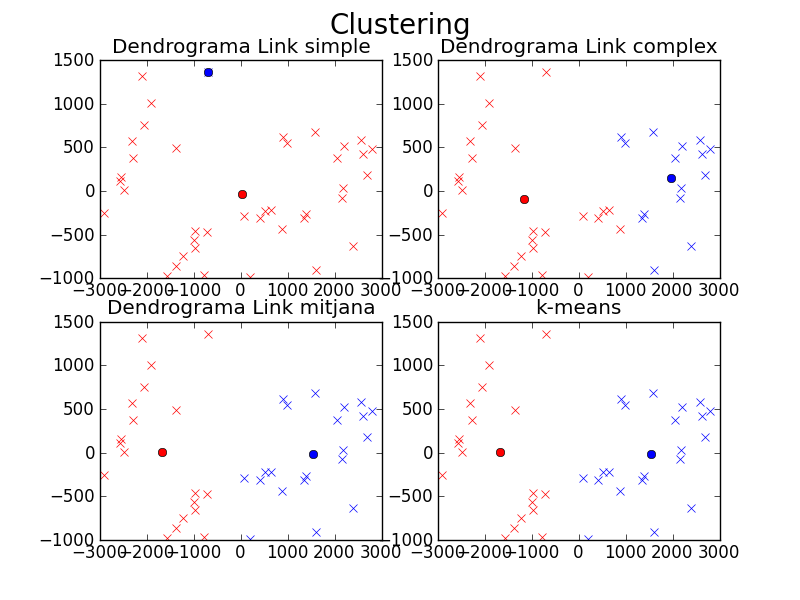

The script that drew this image:
from PIL import Image
from PIL import ImageOps
from iaa import clustering as UOC_C
from iaa import euclidean as UOC_E
import matplotlib.pyplot as P
import numpy as np
import os
from random import randrange
from types import *


def get_imList():
    # obtenir el cami fins a les imatges
    path = os.getcwd()
    dirList = os.listdir(path + '/cares_practica')
    # construir una llista amb el cami complet als fitxers amb extensio jpg
    imList = []
    for fname in dirList:
        file_name, file_ext = fname.split('.')
        if file_ext == 'jpg':
            imList.append(path + '/cares_practica/' + file_name + '.' + file_ext)
    return imList

def get_imgSize(fitxer):
    # obrir la primera imatge i obtenir la grandaria en pixels
    z = Image.open(fitxer)
    # convertir la imatge a escala de grisos
    ImageOps.grayscale(z)
    im = np.array(z)
    return im.shape[0:2]

def get_cetroides(indexs, M):
    data = np.zeros((1, M.shape[1]))
    for i in range(len(indexs)):
        data += M[indexs[i]]
    return data[0] / len(indexs)

def get_cardinalitat(diccionari):
    resultat = []
    for key in diccionari.iterkeys():
        resultat.append(len(diccionari[key]))
    return resultat

def kmeans(k, maxit, entrenament, numelem):
    # taula amb la informacio d'entrenament per als centroides
    conj = list(map(lambda x: [float(v) for c, v in entrenament[x[1]].items() if c <= numelem], enumerate(entrenament)))
    # generar 4 centres inicials de forma aleatoria amb les dades del vector d'entrenament
    centr = [conj[randrange(len(conj))] for i in range(k)]
    for i in range(k):
        for j in range(k):
            if j != i:
                while centr[i] == centr[j]:
                    centr[i] = conj[randrange(len(conj))]
    # Repetir la cerca k centres tenint en compte la proximitat als centres
    anteriors = None
    # per a cada punt d'entrenamanet determinar a quin grup esta mes aprop
    distancies  = list(map(lambda x: map(lambda y: UOC_E.dist_euclidiana_iguals(conj[x], centr[y]), range(len(centr))), range(len(conj))))
    # pertinensa, llista amb les pertinenses dels elements d'entrenament als grups
    pertinensa = list(map(lambda x: distancies[x].index(min(distancies[x])), range(len(distancies))))
    for it in range(maxit):
        # Recalcular els nous centroides dels k grups, que estaran en el centre geometric del conjunt de punts del grup.
        for i in range(k):
            # conj_grup conjunt amb els indexs dels elements d'entrenament que formen part d'un grup
            conj_grup = filter(lambda x: pertinensa[x] == i, range(len(pertinensa)))
            if type(conj_grup) is BooleanType:
                centr[i] = conj[randrange(len(conj))]
                print "fix 1: volta", it
            else:
                if len(conj_grup) == 0:
                    centr[i] = conj[randrange(len(conj))]
                    print "fix 2: volta", it
                else:
                    # calcular la mitja aritmetica de cada variable
                    aux = np.zeros([numelem], float)
                    for j in range(len(conj_grup)):
                        for p in range(numelem):
                            aux[p] = aux[p] + conj[conj_grup[j]][p]
                    aux = aux * (1.0 / float(len(conj_grup)))
                    # el centre de cada grup es el nou centre geometric
                    centr[i] = aux
        # per a cada punt d'entrenamanet determinar a quin grup esta mes aprop
        distancies  = list(map(lambda x: map(lambda y: UOC_E.dist_euclidiana_iguals(conj[x], centr[y]), range(len(centr))), range(len(conj))))
        # pertinensa, llista amb les pertinenses dels elements d'entrenament als grups
        pertinensa = list(map(lambda x: distancies[x].index(min(distancies[x])), range(len(distancies))))
        # Aturar en cas que no hi hagin canvis en la pertinensa
        if pertinensa == anteriors: break
        anteriors = pertinensa
    return centr, pertinensa


print "Activitat 2"
print ""

# llista amb les imatges
imList = get_imList()
NIM = len(imList)

# dimensio de les imatges, primera imatge
m, n = get_imgSize(imList[0])
NPIX = m * n

# crear una matriu de grandaria NIM x NPIX:
A = np.array([np.array(ImageOps.grayscale(Image.open(imList[i]))).flatten() for i in range(NIM)], 'f')

#######################
# PCA
#######################

# centrar les dades restant la mitjana
im_mitjana = A.mean(axis=0)
for i in range(NIM):
    A[i] -= im_mitjana
im_mitjana = im_mitjana.reshape(m, n)

# calcular PCA a partir de la descomposicio SVD de A
U, S, Vt = np.linalg.svd(A) # Vt.T = VEPS ordenats
SS = S * S.T # SS = VAPS ordenats

# Projeccio M-dimensional amb M=2 (matriu de resultats)
R_M2 = np.dot(A, Vt.T[:,:2])

#######################
# clustering
#######################
num_grups = 2
diccio_R_M2 = {}
for observacio in range(R_M2.shape[0]):
    diccio_R_M2[observacio] = {}
    for component in range(R_M2.shape[1]):
        diccio_R_M2[observacio][component] = R_M2[observacio][component]

#######################
# Enllac simple
#######################
grup_L1 = UOC_C.agrupamentAglomeratiu(diccio_R_M2, num_grups, UOC_C.enllacSimple, dist=UOC_E.dist_euclidiana_diferents)
print "Enllac simple:"
print "> Num. elements x grup:", get_cardinalitat(grup_L1)
for key in grup_L1.iterkeys():
    print "> Grup:",key
    for idx_fitxer in grup_L1[key]:
        print imList[idx_fitxer]
# centroides
centroides_L1 = []
for key in grup_L1.iterkeys():
    centroides_L1.append(list(get_cetroides(grup_L1[key], R_M2)))
print "> Centroide G1: ", centroides_L1[0]
print "> Centroide G2: ", centroides_L1[1]
print ""

#######################
# Enllac complex
#######################
grup_L2 = UOC_C.agrupamentAglomeratiu(diccio_R_M2, num_grups, UOC_C.enllacComplet, dist=UOC_E.dist_euclidiana_diferents)
print "Enllac complex:"
print "> Num. elements x grup:", get_cardinalitat(grup_L2)
for key in grup_L2.iterkeys():
    print "> Grup:",key
    for idx_fitxer in grup_L2[key]:
        print imList[idx_fitxer]
# centroides
centroides_L2 = []
for key in grup_L2.iterkeys():
    centroides_L2.append(list(get_cetroides(grup_L2[key], R_M2)))
print "> Centroide G1: ", centroides_L2[0]
print "> Centroide G2: ", centroides_L2[1]
print ""

#######################
# Enllac mitjana
#######################
grup_L3 = UOC_C.agrupamentAglomeratiu(diccio_R_M2, num_grups, UOC_C.enllacMitja, dist=UOC_E.dist_euclidiana_diferents)
print "Enllac mitjana:"
print "> Num. elements x grup:", get_cardinalitat(grup_L3)
for key in grup_L3.iterkeys():
    print "> Grup:",key
    for idx_fitxer in grup_L3[key]:
        print imList[idx_fitxer]
# centroides
centroides_L3 = []
for key in grup_L3.iterkeys():
    centroides_L3.append(list(get_cetroides(grup_L3[key], R_M2)))
print "> Centroide G1: ", centroides_L3[0]
print "> Centroide G2: ", centroides_L3[1]
print ""

#######################
# k-means
#######################
k = num_grups
maxit = 10
centroides_L4, grup_L4 = kmeans(k, maxit, diccio_R_M2, 2)
grup_L4 = list(grup_L4)
centroides_L4 = list(centroides_L4)
print "k-means:"
grup_L4_dict={}
grup_L4_dict[0]=[]
grup_L4_dict[1]=[]
for i in range(len(grup_L4)):
    grup_L4_dict[grup_L4[i]].append(i)
print "> Num. elements x grup:", get_cardinalitat(grup_L4_dict)
for key in grup_L4_dict.iterkeys():
    print "> Grup:",key
    for idx_fitxer in grup_L4_dict[key]:
        print imList[idx_fitxer]
print "> Centroide G1: ", centroides_L4[0]
print "> Centroide G2: ", centroides_L4[1]
print ""

######################
# Grafiques
######################
fig = P.figure()
fig.suptitle("Clustering", fontsize=20)
fig_M1 = fig.add_subplot(2, 2, 1)
fig_M1.set_title("Dendrograma Link simple")
fig_M2 = fig.add_subplot(2, 2, 2)
fig_M2.set_title("Dendrograma Link complex")
fig_M3 = fig.add_subplot(2, 2, 3)
fig_M3.set_title("Dendrograma Link mitjana")
fig_M4 = fig.add_subplot(2, 2, 4)
fig_M4.set_title("k-means")

colors = ['r', 'b']
# Dendrograma link simple
c = 0
for key in grup_L1.iterkeys():
    for i in grup_L1[key]:
        fig_M1.plot(R_M2[i][0], R_M2[i][1], 'x' + colors[c])
    c += 1
c = 0
for centroide in centroides_L1:
    fig_M1.plot(centroide[0], centroide[1], 'o' + colors[c])
    c += 1

# Dendrograma link complex
c = 0
for key in grup_L2.iterkeys():
    for i in grup_L2[key]:
        fig_M2.plot(R_M2[i][0], R_M2[i][1], 'x' + colors[c])
    c += 1
c = 0
for centroide in centroides_L2:
    fig_M2.plot(centroide[0], centroide[1], 'o' + colors[c])
    c += 1

# Dendrograma link mitjana
c = 0
for key in grup_L3.iterkeys():
    for i in grup_L3[key]:
        fig_M3.plot(R_M2[i][0], R_M2[i][1], 'x' + colors[c])
    c += 1
c = 0
for centroide in centroides_L3:
    fig_M3.plot(centroide[0], centroide[1], 'o' + colors[c])
    c += 1

# k-means
for i in range(len(grup_L4)):
    fig_M4.plot(R_M2[i][0], R_M2[i][1], 'x' + colors[grup_L4[i]])
c = 0
for centroide in list(centroides_L4):
    fig_M4.plot(centroide[0], centroide[1], 'o' + colors[c])
    c += 1

P.show()
